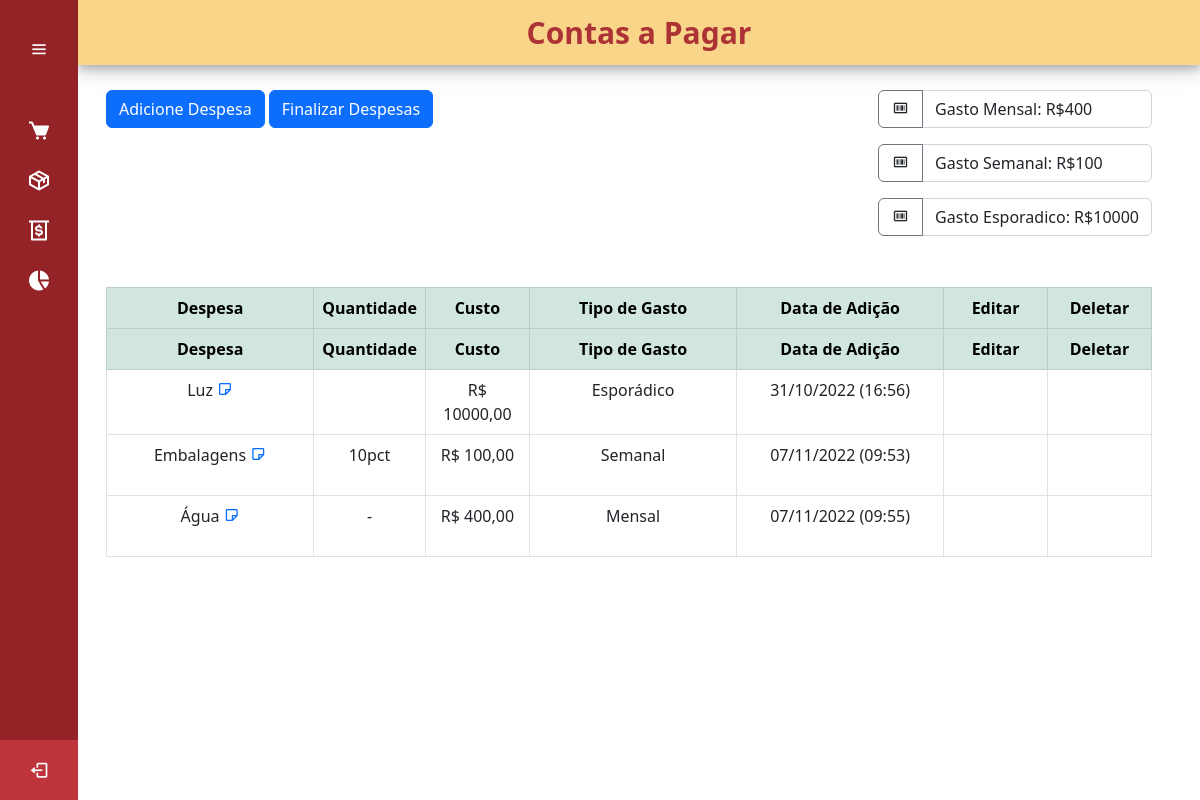
Page /gastos on the earlier database version.
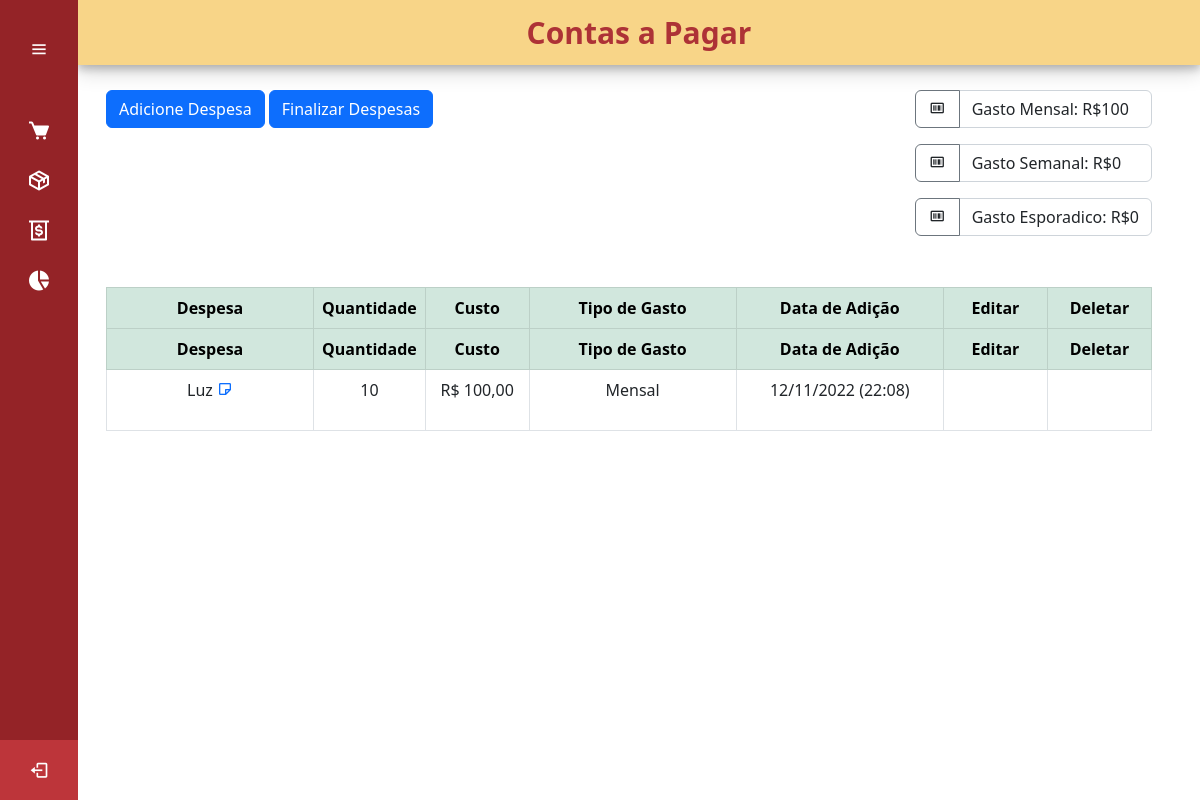
Same page on the later database version.
### cadastro/models.py (models this page shows, shortened)
class ListaDespesas(models.Model):
    GASTO = (
        ('Semanal', 'Semanal'),
        ('Mensal', 'Mensal'),
        ('Esporádico', 'Esporádico'),
    )
    nome_despesa = models.CharField(max_length=50, verbose_name='Despesas')
    quantidade_despesa = models.CharField(max_length=50, verbose_name='Qntd.')
    custo = models.IntegerField(verbose_name='Custo')
    tipo_gasto = models.CharField(max_length=50, choices= GASTO, verbose_name='Tipo de Gasto')
    data_adicao_desp = models.DateTimeField(auto_now_add=True)
    nota_despesa = models.TextField()

### cadastro/views.py (the view)
# urls.py: path('gastos', gastos, name='gastos'),
def gastos(request):
    despesa_list = ListaDespesas.objects.all()
    gastos = {'mensal': 0,
    'semanal': 0,
    'esporadico': 0}
    for despesa in despesa_list:
        if despesa.tipo_gasto.lower() == 'mensal':
            gastos['mensal'] += despesa.custo
        if despesa.tipo_gasto.lower() == 'semanal':
            gastos['semanal'] += despesa.custo
        if despesa.tipo_gasto == 'Esporádico':
            gastos['esporadico'] += despesa.custo
    return render (request , 'paginas/gastos.html',{'despesas':despesa_list, 'gastos': gastos})

### paginas/templates/paginas/gastos.html (shortened to what this page needs)
{% extends 'paginas/modelo.html' %}
{% load static %}
{% block conteudo %}
<div class="home_content" style="top: 30px">
    <div class="conteudo_pagina">
        <div class="container">
            <div class="buttons_area d-flex justify-content-between align-content-end">
                <div>
                    <button type="button" class="btn btn-primary" data-bs-toggle="modal" data-bs-target="#addModal">
                        Adicione Despesa
                    </button>
                    <a class="btn btn-primary" href="finalizar-gastos">
                        Finalizar Despesas
                    </a>
                </div>
                <div>
                    <div class="input-group mb-3">
                        <span class="btn border-secondary bg-ligth side-label"><i class='bx bx-barcode'></i></span>
                        <span class="form-control" >Gasto Mensal: R${{gastos.mensal}}</span>
                    </div>
                    <div class="input-group mb-3">
                        <span class="btn border-secondary bg-ligth side-label"><i class='bx bx-barcode'></i></span>
                        <span class="form-control" >Gasto Semanal: R${{gastos.semanal}}</span>
                    </div>
                    <div class="input-group mb-3">
                        <span class="btn border-secondary bg-ligth side-label"><i class='bx bx-barcode'></i></span>
                        <span class="form-control" >Gasto Esporadico: R${{gastos.esporadico}}</span>
                    </div>
                </div>
            </div>
            <table class="table table-bordered" id="example" style="text-align: center ;">
                <thead class="table-success">
                    <tr>
                        <th style="width: 20%;">Despesa</th>
                        <th style="width: 10%;">Quantidade</th>
                        <th style="width: 10%;">Custo</th>
                        <th style="width: 20%;">Tipo de Gasto</th>
                        <th style="width: 20%;">Data de Adição</th>
                        <th style="width: 10%;">Editar</th>
                        <th style="width: 10%;">Deletar</th>
                    </tr>
                </thead>
                {% for despesa in despesas %}
                <tr>
                    <td>{{ despesa.nome_despesa }} <a class="text-center" title="Nota Produto" data-bs-toggle="modal" data-bs-target="#notaModal{{ despesa.id }}"><i class='bx bx-note'></i></a></td>
                    <td>{{ despesa.quantidade_despesa }}</td>
                    <td>R$ {{ despesa.custo |floatformat:2 }}</td>
                    <td>{{ despesa.tipo_gasto}}</td>
                    <td>{{ despesa.data_adicao_desp | date:'d/m/Y (H:i)' }}</td>
                    <td>
                        <a class="btn btn-sucess text-center" title="Editar Despesa" data-bs-toggle="modal"
                            data-bs-target="#editModal{{ despesa.id }}">
                            <box-icon name='edit'></box-icon>
                        </a>
                    </td>
                    <td>
                        <a class="btn text-center" title="Deletar Despesa" data-bs-toggle="modal"
                            data-bs-target="#deleteModal{{ despesa.id }}">
                            <box-icon name='trash'></box-icon>
                        </a>
                    </td>
                </tr>
                {% endfor %}
            </table>
        </div>
    </div>
</div>
{% endblock %}

Differences in the rows shown:
removed ListaDespesas: nome_despesa "Embalagens", quantidade_despesa "10pct", custo "100,00", tipo_gasto "Semanal", data_adicao_desp "07/11/2022 (09:53)"
removed ListaDespesas: nome_despesa "Água", quantidade_despesa "-", custo "400,00", tipo_gasto "Mensal", data_adicao_desp "07/11/2022 (09:55)"
changed ListaDespesas "Luz": quantidade_despesa (not shown) → "10"; custo "10000,00" → "100,00"; tipo_gasto "Esporádico" → "Mensal"; data_adicao_desp "31/10/2022 (16:56)" → "12/11/2022 (22:08)"
Other differences:
{{ gastos.mensal }}: "400" → "100"
{{ gastos.semanal }}: "100" → "0"
{{ gastos.esporadico }}: "10000" → "0"
